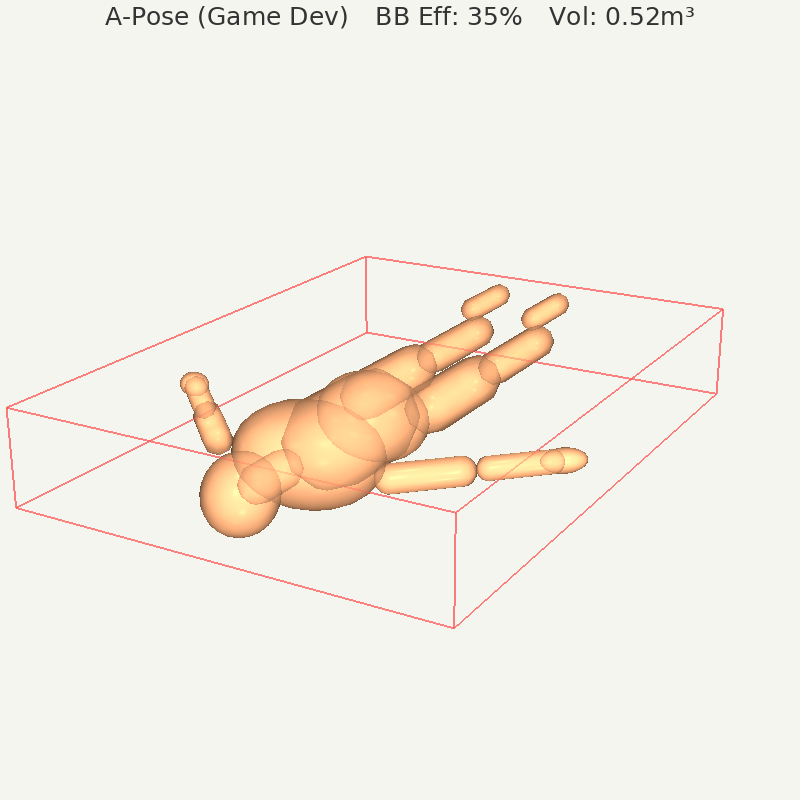
#> input picture peoplepacking/results3d/pose_A-Pose_Game_Dev.png, 800 x 800 px, given in place of pose_Standing_arms_at_sides.png, which was not available
$ python make_pose_grid.py
#> lines starting #> are read from the running program, lines starting #| are printed output that depends on the picture; pictures that were not available may be replaced by others from this repository, and a replacement may not be noted
"""Create a 2x3 grid of key poses for the paper figure."""
from PIL import Image

poses = [
    "Standing_arms_at_sides",
    "T-Pose",
    "Fetal_Position",
    "Dab",
    "Squat_Slav",
    "Coffin_Dance",
]

cols, rows = 3, 2
cell_w, cell_h = 600, 600
grid = Image.new('RGB', (cols * cell_w, rows * cell_h), 'white')
#> grid: PIL image 1800x1200 RGB; every value is 255

for i, name in enumerate(poses):
    path = f"results3d/pose_{name}.png"
    try:
        img = Image.open(path).resize((cell_w, cell_h))
        r, c = divmod(i, cols)
        grid.paste(img, (c * cell_w, r * cell_h))
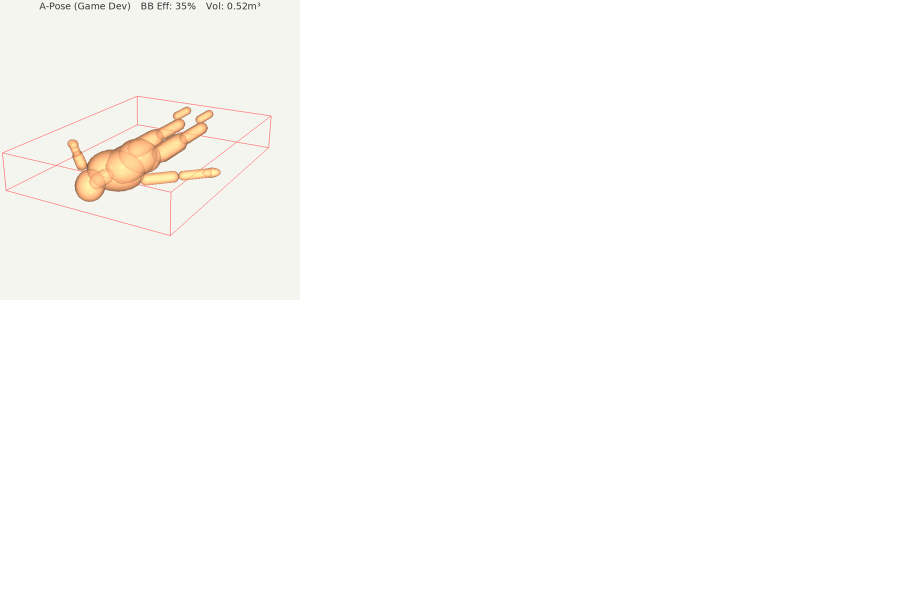
#> grid: PIL image 1800x1200 RGB (shown at 1/2 size); mean R, G, B 253.1, 252.3, 251
    except Exception as e:
        print(f"Failed to load {path}: {e}")
#> pass 2 of the loop `for i, name in enumerate(poses):`:
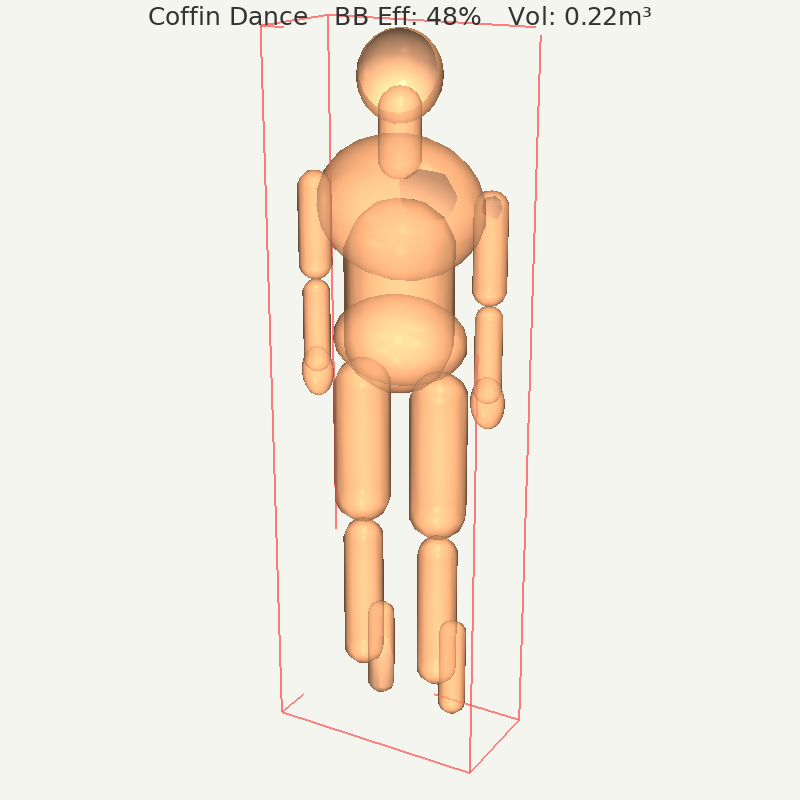
#> input picture peoplepacking/results3d/pose_Coffin_Dance.png, 800 x 800 px, given in place of pose_T-Pose.png, which was not available
#> `grid.paste(img, (c * cell_w, r * cell_h))`:
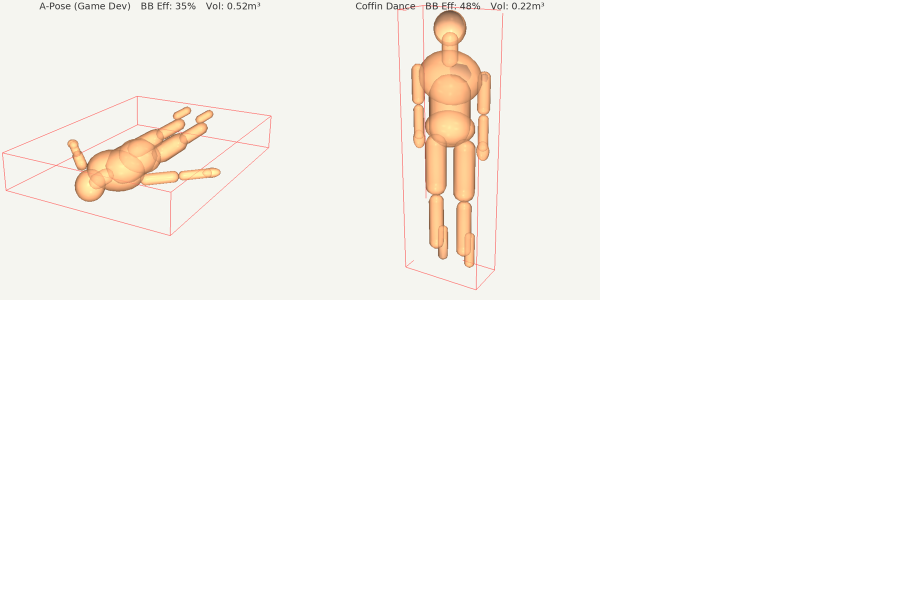
#> grid: PIL image 1800x1200 RGB (shown at 1/2 size); mean R, G, B 251.1, 248.9, 245.7

grid.save("results3d/pose_selection_grid.png")
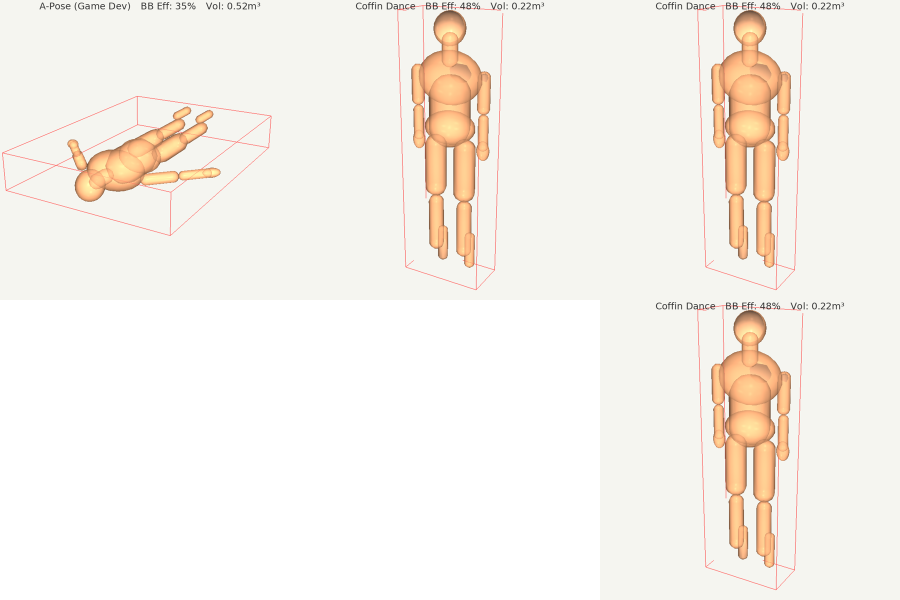
#> saved as pose_selection_grid.png: PIL image 1800x1200 RGB (shown at 1/2 size); mean R, G, B 247.1, 242, 235.2
print("Saved results3d/pose_selection_grid.png")
